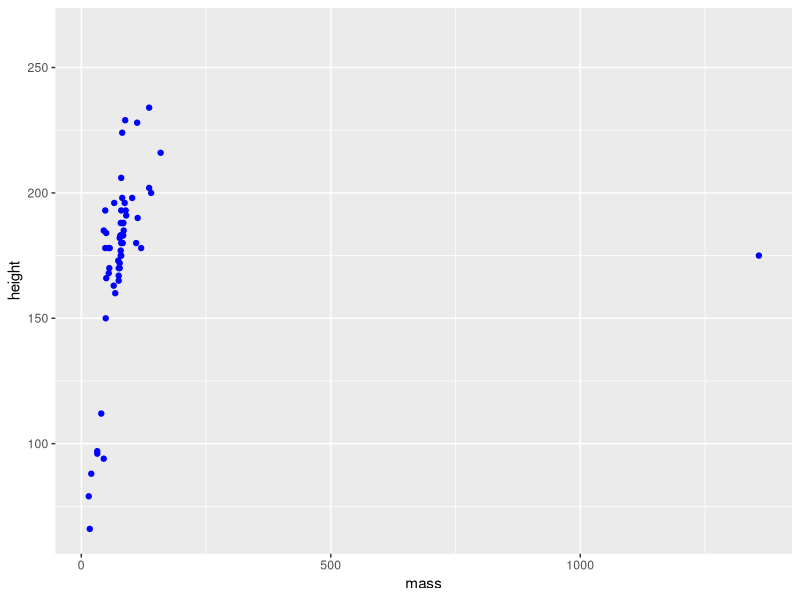

Generate this figure with R:
## ---- chunk 1
knitr::opts_chunk$set(echo = TRUE)

library(tidyverse)
## ---- chunk 2
ggplot(starwars, aes(x = mass, y = height)) +
  geom_point(color = 'blue')
